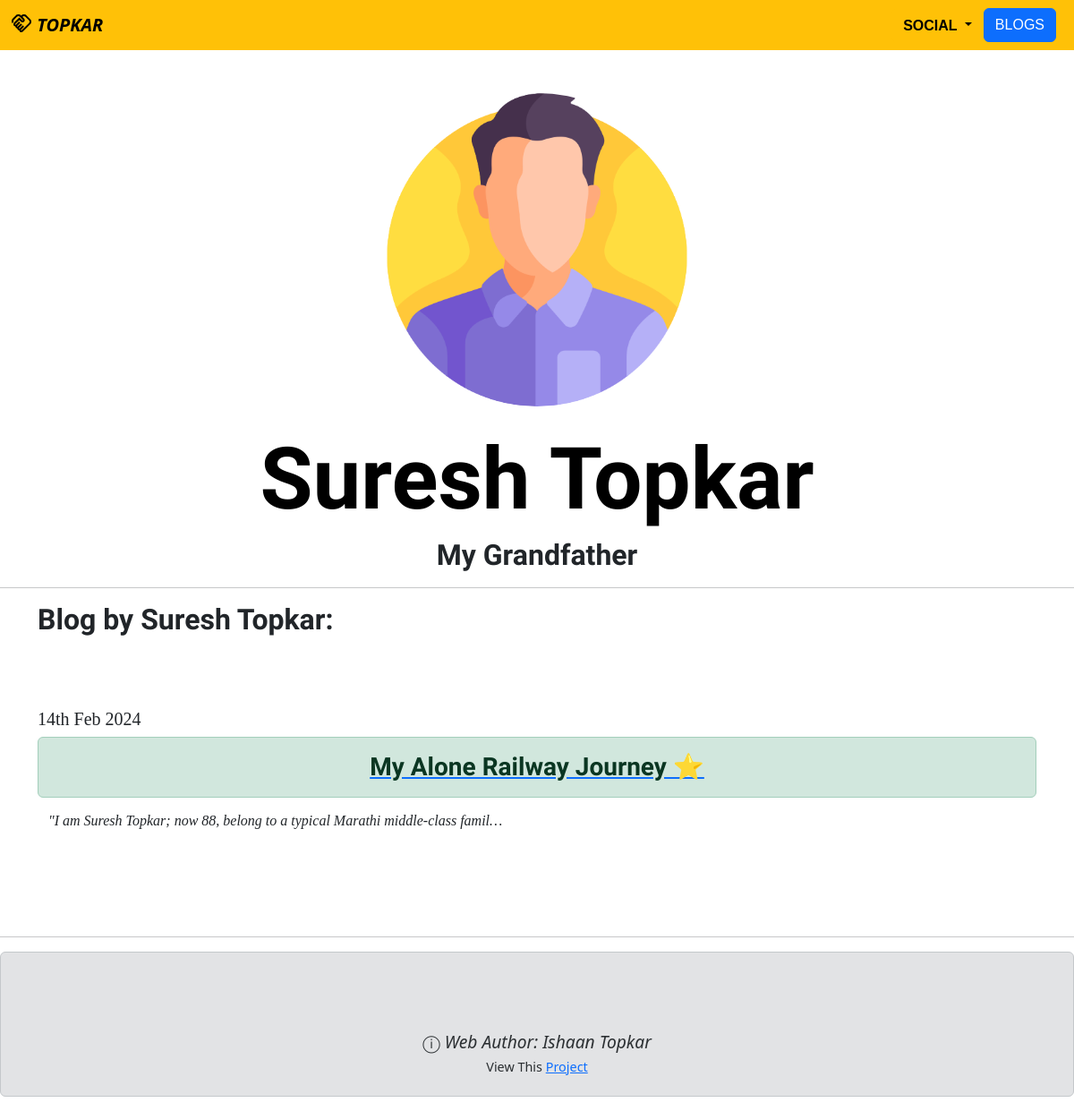
The page /14 on the database its author committed.
### Portfolios/models.py (models this page shows, shortened)
class Member(models.Model):
    name = models.CharField(max_length = 25)
    description = models.CharField(max_length = 200)
    profile_picture = models.ImageField(upload_to = "media/portfolio/images/")

### Blogs/models.py (models this page shows, shortened)
class Blog(models.Model):
    title = models.CharField(max_length = 50)
    author = models.CharField(max_length = 20)
    content = models.TextField()
    date = models.DateField(default = timezone.now())

### Portfolios/views.py (the view)
# urls.py: path("<int:member_id>", views.member_detail, name = "member_detail")
def member_detail(request, member_id):
    member = get_object_or_404(Member, pk=member_id)
    blogs = Blogmodels.Blog.objects.order_by('-date').filter(author=member.name)
    blog_count = blogs.count()
    return render (request, 'member-detail.html', {"member":member, "blogs":blogs, "blog_count":blog_count})

### Portfolios/templates/member-detail.html (shortened to what this page needs)
{% extends 'base.html' %}
{% load static %}
{% block content %}
<body>
<br>
<div class="container text-center image-cropper">
<br>
<img src = "{{ member.profile_picture.url }}" height=350>
<br>
<br>
<h5 class="hmain">{{ member.name }}</h5>
<h5 id="memnblog">{{ member.description }}</h5>
</div>
{% if blog_count > 0 %}
<hr>
<div class="container text-start">
<h2 id="memnblog">Blog{{ blog_count|pluralize }} by {{ member.name }}:</h2>
</div>
<br><br>
{% for blog in blogs %}
<div class="container text-center image-cropper ">
<br>
<h5 class = "text-start" id="hsub">{{ blog.date|date:'dS M Y' }}</h5>
<a href = "{% url 'Blogs:detail' blog.id %}">
    <h4 class = "alert alert-success" id="memnblog" style="font-size:1.75rem">{{ blog.title }}</h4>
</a>
<h6 class="container text-start" id="hsub"><i>"{{ blog.content|striptags|truncatechars:75 }}</i></h6>
</div>
<br>
{% endfor %}
{% endif %}
</body>
{% endblock %}

### Portfolios/static/portfolio/styles.css (style rules this page uses)
.hmain { font-family:'Salsa'; font-weight: bold; color:black; font-size: 8vw; }
#memnblog { font-family:"Baloo 2"; font-weight: bold; font-size: 2rem; }
#hsub { font-family:Georgia, 'Times New Roman', Times, serif; }
.image-cropper img { border-radius: 50%; width:auto; }

### rows shown on the page
Member: profile_picture (picture), name "Suresh Topkar", description "My Grandfather"
Blog: date "14th Feb 2024", title "My Alone Railway Journey ⭐", content "I am Suresh Topkar; now 88, belong to a typical Marathi middle-class famil…"
